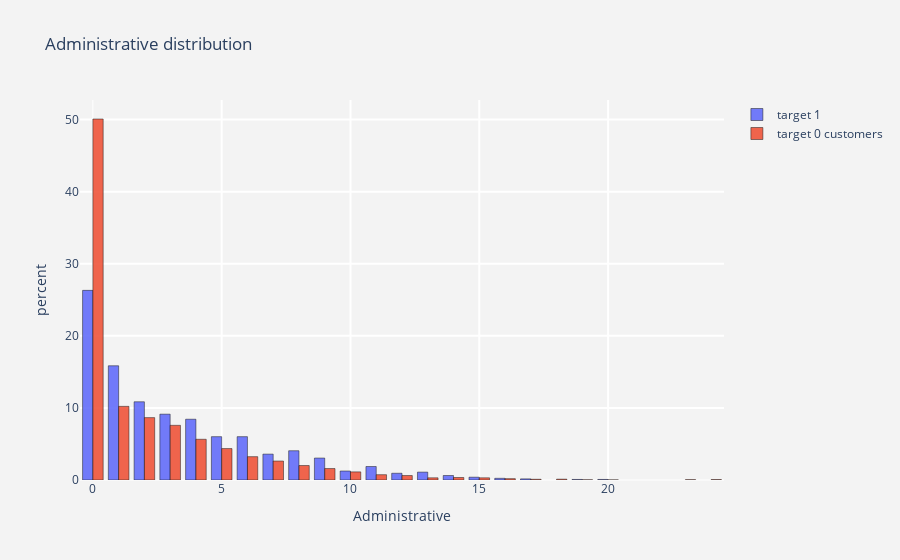
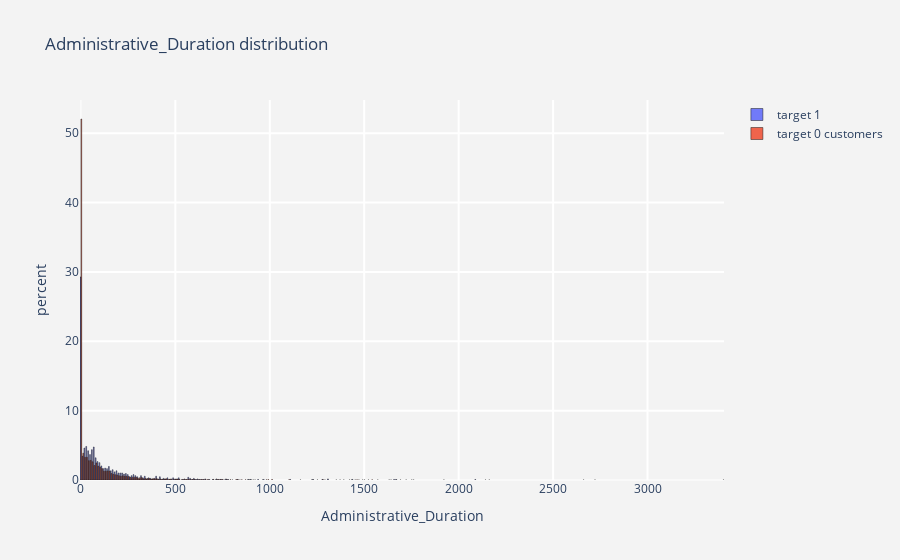
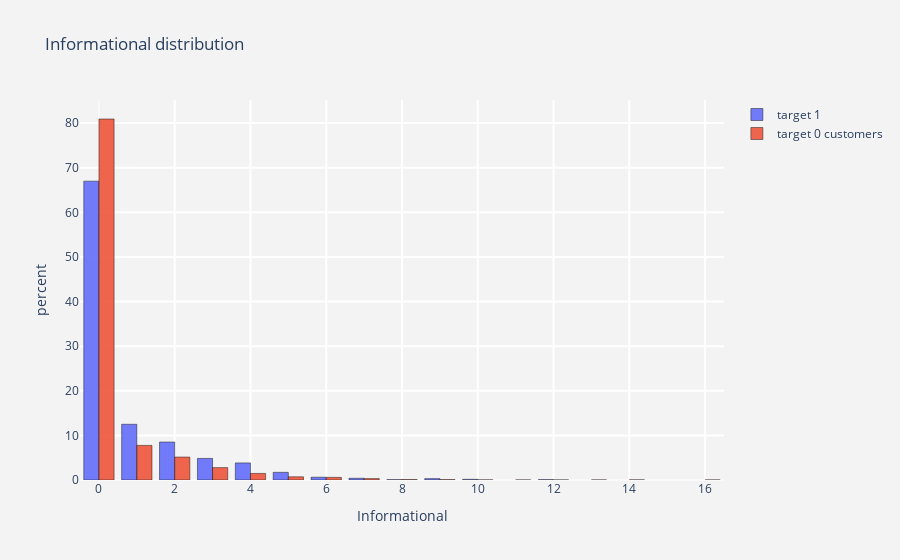

Notebook cell for these charts, in order:
### Markdown cell above
Посмотрим на количественные признаки:

### Code cell
#for all numerical columns plot histogram    
for i in num_cols :
    histogram(data_1, data_0, i)

### Figure 1 — Plotly figure (JSON) as saved in the notebook; plotly's stock layout.template omitted (floating-point values rounded to 4 significant figures; data arrays with more than 128 entries replaced by an {"elided": "..."} marker saying what was removed)
{"data": [{"histnorm": "percent", "marker": {"line": {"color": "black", "width": 0.5}}, "name": "target 1", "opacity": 0.9, "type": "histogram", "x": {"elided": "1281 int values"}}, {"histnorm": "percent", "marker": {"line": {"color": "black", "width": 0.5}}, "name": "target 0 customers", "opacity": 0.9, "type": "histogram", "x": {"elided": "6921 int values"}}], "layout": {"paper_bgcolor": "rgb(243,243,243)", "plot_bgcolor": "rgb(243,243,243)", "title": {"text": "Administrative distribution "}, "xaxis": {"gridcolor": "rgb(255, 255, 255)", "gridwidth": 2, "ticklen": 5, "title": {"text": "Administrative"}, "zerolinewidth": 1}, "yaxis": {"gridcolor": "rgb(255, 255, 255)", "gridwidth": 2, "ticklen": 5, "title": {"text": "percent"}, "zerolinewidth": 1}}}

### Figure 2 — Plotly figure (JSON) as saved in the notebook; plotly's stock layout.template omitted (floating-point values rounded to 4 significant figures; data arrays with more than 128 entries replaced by an {"elided": "..."} marker saying what was removed)
{"data": [{"histnorm": "percent", "marker": {"line": {"color": "black", "width": 0.5}}, "name": "target 1", "opacity": 0.9, "type": "histogram", "x": {"elided": "1281 float values"}}, {"histnorm": "percent", "marker": {"line": {"color": "black", "width": 0.5}}, "name": "target 0 customers", "opacity": 0.9, "type": "histogram", "x": {"elided": "6921 float values"}}], "layout": {"paper_bgcolor": "rgb(243,243,243)", "plot_bgcolor": "rgb(243,243,243)", "title": {"text": "Administrative_Duration distribution "}, "xaxis": {"gridcolor": "rgb(255, 255, 255)", "gridwidth": 2, "ticklen": 5, "title": {"text": "Administrative_Duration"}, "zerolinewidth": 1}, "yaxis": {"gridcolor": "rgb(255, 255, 255)", "gridwidth": 2, "ticklen": 5, "title": {"text": "percent"}, "zerolinewidth": 1}}}

### Figure 3 — Plotly figure (JSON) as saved in the notebook; plotly's stock layout.template omitted (floating-point values rounded to 4 significant figures; data arrays with more than 128 entries replaced by an {"elided": "..."} marker saying what was removed)
{"data": [{"histnorm": "percent", "marker": {"line": {"color": "black", "width": 0.5}}, "name": "target 1", "opacity": 0.9, "type": "histogram", "x": {"elided": "1281 int values"}}, {"histnorm": "percent", "marker": {"line": {"color": "black", "width": 0.5}}, "name": "target 0 customers", "opacity": 0.9, "type": "histogram", "x": {"elided": "6921 int values"}}], "layout": {"paper_bgcolor": "rgb(243,243,243)", "plot_bgcolor": "rgb(243,243,243)", "title": {"text": "Informational distribution "}, "xaxis": {"gridcolor": "rgb(255, 255, 255)", "gridwidth": 2, "ticklen": 5, "title": {"text": "Informational"}, "zerolinewidth": 1}, "yaxis": {"gridcolor": "rgb(255, 255, 255)", "gridwidth": 2, "ticklen": 5, "title": {"text": "percent"}, "zerolinewidth": 1}}}
